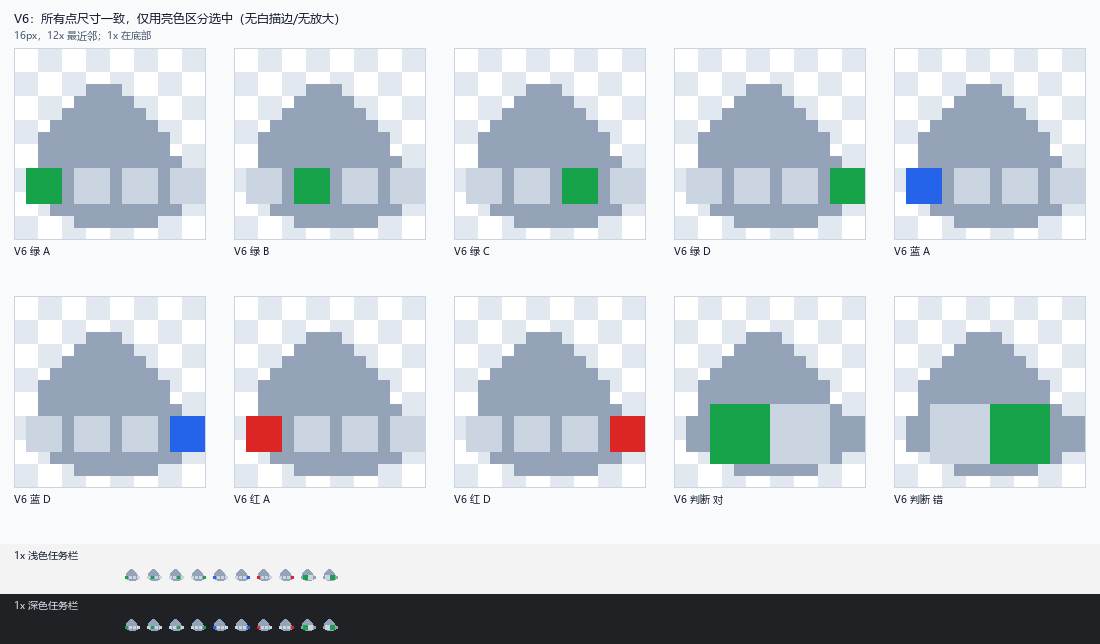

Source code (Python):
"""Prototype: uniform-size answer dots, selected only by colour (no halo)."""
from __future__ import annotations

from pathlib import Path

from PIL import Image, ImageDraw, ImageFont

OUT = Path(__file__).with_name("tray-answer-v3.png")
CLOUD = "#94A3B8"
WHITE = "#FFFFFF"
SOCKET = "#CBD5E1"
GREEN = "#16A34A"
BLUE = "#2563EB"
RED = "#DC2626"

FONT = ImageFont.truetype("C:/Windows/Fonts/msyh.ttc", 12)
SMALL = ImageFont.truetype("C:/Windows/Fonts/msyh.ttc", 10)


def cloud(d: ImageDraw.ImageDraw) -> None:
    d.ellipse((1, 8, 15, 14), fill=CLOUD)
    d.ellipse((2, 5, 8, 11), fill=CLOUD)
    d.ellipse((6, 5, 12, 11), fill=CLOUD)
    d.ellipse((4, 3, 10, 9), fill=CLOUD)


def row(d: ImageDraw.ImageDraw, selected: int, color: str) -> None:
    xs = (1, 5, 9, 13)
    for i, x in enumerate(xs):
        d.rectangle((x, 10, x + 2, 12), fill=color if i == selected else SOCKET)


def bool_dots(d: ImageDraw.ImageDraw, true_value: bool, color: str) -> None:
    left = color if true_value else SOCKET
    right = SOCKET if true_value else color
    d.rectangle((3, 9, 7, 13), fill=left)
    d.rectangle((8, 9, 12, 13), fill=right)


def icon(kind: str) -> Image.Image:
    img = Image.new("RGBA", (16, 16), (0, 0, 0, 0))
    d = ImageDraw.Draw(img)
    cloud(d)
    if kind == "green-a":
        row(d, 0, GREEN)
    elif kind == "green-b":
        row(d, 1, GREEN)
    elif kind == "green-c":
        row(d, 2, GREEN)
    elif kind == "green-d":
        row(d, 3, GREEN)
    elif kind == "blue-a":
        row(d, 0, BLUE)
    elif kind == "blue-d":
        row(d, 3, BLUE)
    elif kind == "red-a":
        row(d, 0, RED)
    elif kind == "red-d":
        row(d, 3, RED)
    elif kind == "bool-t":
        bool_dots(d, True, GREEN)
    elif kind == "bool-f":
        bool_dots(d, False, GREEN)
    return img


ITEMS = [
    ("green-a", "V6 绿 A"),
    ("green-b", "V6 绿 B"),
    ("green-c", "V6 绿 C"),
    ("green-d", "V6 绿 D"),
    ("blue-a", "V6 蓝 A"),
    ("blue-d", "V6 蓝 D"),
    ("red-a", "V6 红 A"),
    ("red-d", "V6 红 D"),
    ("bool-t", "V6 判断 对"),
    ("bool-f", "V6 判断 错"),
]

SCALE = 12
PAD = 14
CELL_W = 16 * SCALE + PAD * 2
CELL_H = 16 * SCALE + 42
COLS = 5
ROWS = (len(ITEMS) + COLS - 1) // COLS
TOP = 48
STRIP_H = 100
sheet = Image.new("RGBA", (COLS * CELL_W, TOP + ROWS * (CELL_H + PAD) + STRIP_H), (248, 250, 252, 255))
sd = ImageDraw.Draw(sheet)
sd.text((PAD, 10), "V6：所有点尺寸一致，仅用亮色区分选中（无白描边/无放大）", fill=(15, 23, 42, 255), font=FONT)
sd.text((PAD, 28), "16px，12x 最近邻；1x 在底部", fill=(71, 85, 105, 255), font=SMALL)

for i, (kind, label) in enumerate(ITEMS):
    c, r = i % COLS, i // COLS
    x = c * CELL_W + PAD
    y = TOP + r * (CELL_H + PAD)
    big = icon(kind).resize((16 * SCALE, 16 * SCALE), Image.Resampling.NEAREST)
    for by in range(0, 16 * SCALE, 24):
        for bx in range(0, 16 * SCALE, 24):
            fill = (226, 232, 240, 255) if (bx // 24 + by // 24) % 2 else (255, 255, 255, 255)
            sd.rectangle((x + bx, y + by, x + bx + 23, y + by + 23), fill=fill)
    sheet.alpha_composite(big, (x, y))
    sd.rectangle((x, y, x + 16 * SCALE - 1, y + 16 * SCALE - 1), outline=(203, 213, 225, 255))
    sd.text((x, y + 16 * SCALE + 4), label, fill=(15, 23, 42, 255), font=SMALL)

strip_top = TOP + ROWS * (CELL_H + PAD)
sd.rectangle((0, strip_top, sheet.width, strip_top + 50), fill=(243, 243, 243, 255))
sd.text((PAD, strip_top + 4), "1x 浅色任务栏", fill=(15, 23, 42, 255), font=SMALL)
for i, (kind, _label) in enumerate(ITEMS):
    sheet.alpha_composite(icon(kind), (PAD + 110 + i * 22, strip_top + 22))
sd.rectangle((0, strip_top + 50, sheet.width, strip_top + 100), fill=(32, 33, 36, 255))
sd.text((PAD, strip_top + 54), "1x 深色任务栏", fill=(226, 232, 240, 255), font=SMALL)
for i, (kind, _label) in enumerate(ITEMS):
    sheet.alpha_composite(icon(kind), (PAD + 110 + i * 22, strip_top + 72))

sheet.save(OUT)
print(OUT)
